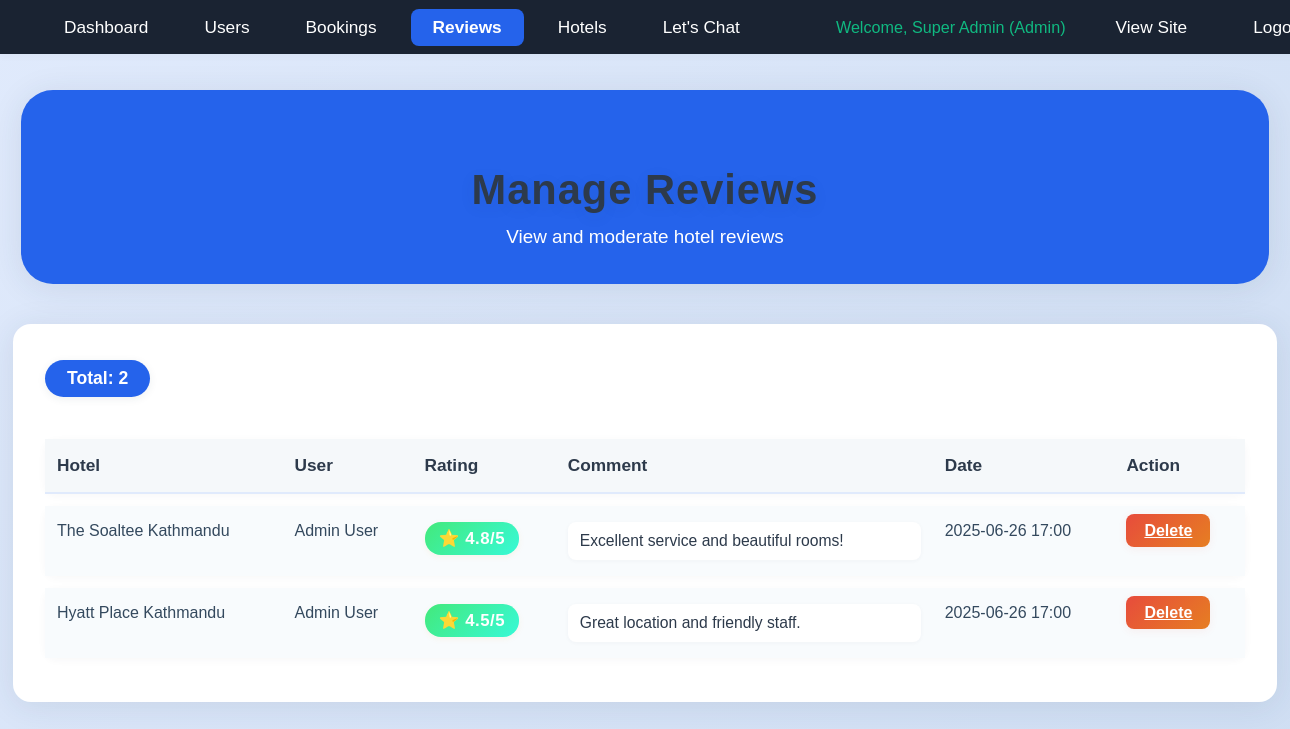
/admin_reviews.php (signed in), run on an earlier commit of the app's database.
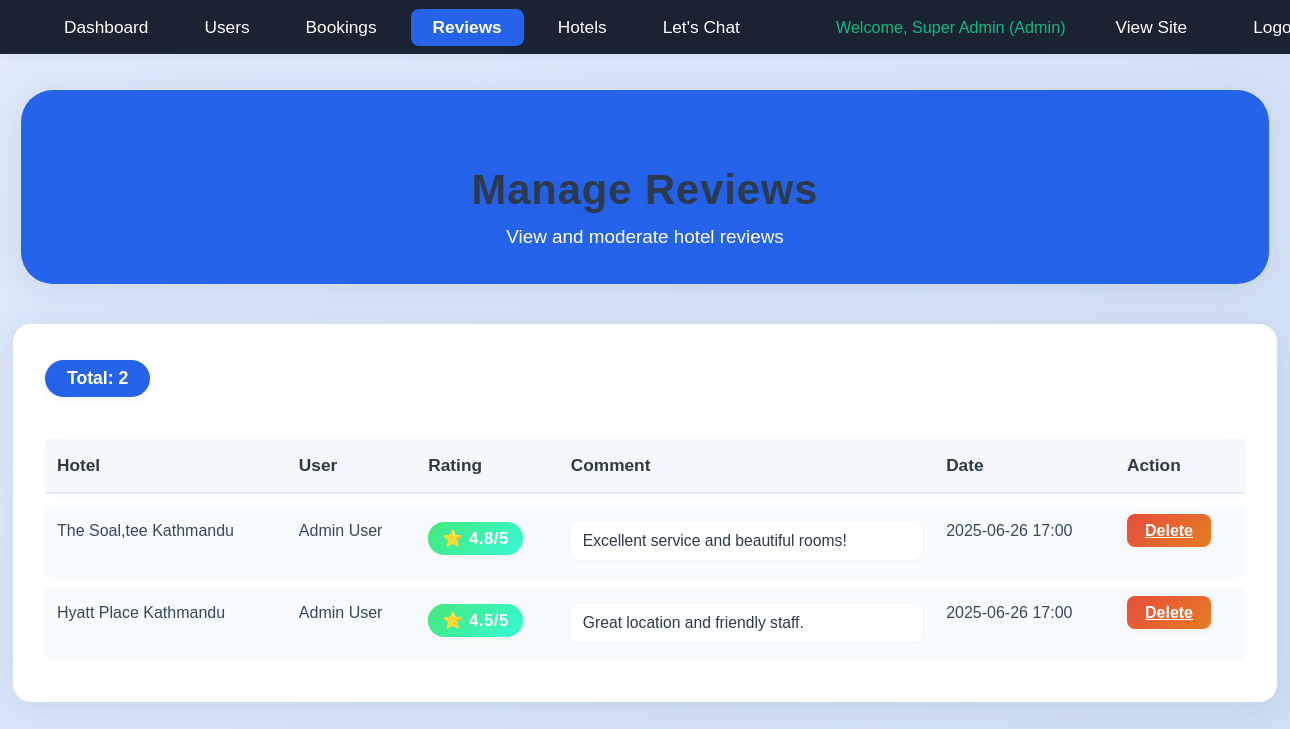
And on a later commit of the database.
### tables this page shows
CREATE TABLE IF NOT EXISTS reviews (
    id INT AUTO_INCREMENT PRIMARY KEY,
    user_id INT NOT NULL,
    hotel_id INT NOT NULL,
    rating DECIMAL(2,1) NOT NULL CHECK (rating >= 1 AND rating <= 5),
    comment TEXT,
    review_date TIMESTAMP DEFAULT CURRENT_TIMESTAMP,
    FOREIGN KEY (user_id) REFERENCES user_register_form(id) ON DELETE CASCADE,
    FOREIGN KEY (hotel_id) REFERENCES hotels(id) ON DELETE CASCADE
);

CREATE TABLE IF NOT EXISTS hotels (
    id INT AUTO_INCREMENT PRIMARY KEY,
    name VARCHAR(255) NOT NULL,
    location VARCHAR(255) NOT NULL,
    description TEXT,
    price VARCHAR(50) NOT NULL,
    rating DECIMAL(3,1) DEFAULT 0.0,
    image_url TEXT,
    created_at TIMESTAMP DEFAULT CURRENT_TIMESTAMP
);

CREATE TABLE user_register_form (
    id INT AUTO_INCREMENT PRIMARY KEY,
    name VARCHAR(255) NOT NULL,
    email VARCHAR(255) NOT NULL UNIQUE,
    password VARCHAR(255) NOT NULL,
    user_type ENUM('customer', 'admin') DEFAULT 'customer',
    created_at TIMESTAMP DEFAULT CURRENT_TIMESTAMP
);

### admin_reviews.php (the view, shortened to what this page needs)
<?php
require_once 'user_config.php';
try {
    $stmt = $pdo->query('
        SELECT r.*, h.name AS hotel_name, u.name AS user_name
        FROM reviews r
        JOIN hotels h ON r.hotel_id = h.id
        JOIN user_register_form u ON r.user_id = u.id
        ORDER BY r.review_date DESC
    ');
    $reviews = $stmt->fetchAll(PDO::FETCH_ASSOC);
} catch (PDOException $e) {
    $reviews = [];
    $message = 'Error loading reviews: ' . $e->getMessage();
    $messageType = 'error';
}
?>
<!DOCTYPE html>
<html lang="en">
<head>
    <link rel="stylesheet" href="css/admin_dashboard.css">
    <link rel="stylesheet" href="css/styles.css">
</head>
<body>
    <nav class="admin-navbar">
        <div class="admin-navbar-left">
            <a href="admin_dashboard.php" class="admin-navbar-link">Dashboard</a>
            <a href="admin_users.php" class="admin-navbar-link">Users</a>
            <a href="admin_bookings.php" class="admin-navbar-link">Bookings</a>
            <a href="admin_reviews.php" class="admin-navbar-link active">Reviews</a>
            <a href="admin_hotels.php" class="admin-navbar-link">Hotels</a>
            <a href="admin_lets_chat.php" class="admin-navbar-link">Let's Chat</a>
        </div>
        <div class="admin-navbar-right">
            <span class="welcome-user">Welcome, <?php echo htmlspecialchars($_SESSION['user_name']); ?> (Admin)</span>
            <a href="homepage.php" class="admin-navbar-link">View Site</a>
            <a href="logout.php" class="admin-navbar-link">Logout</a>
        </div>
    </nav>
    <div class="admin-header-box">
        <h1>Manage Reviews</h1>
        <p>View and moderate hotel reviews</p>
    </div>
    <div class="admin-reviews-container">
        <div class="admin-reviews-header">
            <span class="total-count">Total: <?php echo count($reviews); ?></span>
        </div>
        <table class="reviews-table">
            <thead>
                <tr>
                    <th>Hotel</th>
                    <th>User</th>
                    <th>Rating</th>
                    <th>Comment</th>
                    <th>Date</th>
                    <th>Action</th>
                </tr>
            </thead>
            <tbody>
                <?php if (empty($reviews)): ?>
                    <tr><td colspan="6" style="text-align:center;">No reviews found.</td></tr>
                <?php else: ?>
                    <?php foreach ($reviews as $review): ?>
                        <tr>
                            <td><?php echo htmlspecialchars($review['hotel_name']); ?></td>
                            <td><?php echo htmlspecialchars($review['user_name']); ?></td>
                            <td><span class="rating-badge" data-rating="<?php echo (int)$review['rating']; ?>">⭐ <?php echo htmlspecialchars($review['rating']); ?>/5</span></td>
                            <td>
                                <div class="review-comment"><?php echo nl2br(htmlspecialchars($review['comment'])); ?></div>
                            </td>
                            <td><?php echo date('Y-m-d H:i', strtotime($review['review_date'])); ?></td>
                            <td>
                                <a href="admin_reviews.php?delete=<?php echo $review['id']; ?>" class="delete-btn" onclick="return confirm('Are you sure you want to delete this review?');">Delete</a>
                            </td>
                        </tr>
                    <?php endforeach; ?>
                <?php endif; ?>
            </tbody>
        </table>
    </div>
</body>
</html>

### css/styles.css (style rules this page uses)
body { font-family: 'Montserrat', Arial, sans-serif; background: linear-gradient(135deg, #e0eafc 0%, #cfdef3 100%); margin: 0; padding: 0; min-height: 100vh; }
h1 { text-align: center; margin-bottom: 40px; font-size: 2.5em; font-weight: 700; color: #2d3a4b; letter-spacing: 2px; text-shadow: 0 4px 16px rgba(44, 62, 80, 0.08); }
html { scroll-behavior: smooth; }
.welcome-user { color: #10b981 !important; font-weight: 500; margin-right: 15px; font-size: 1.05em; }

### admin_reviews.php (style rules this page uses)
body { background: linear-gradient(135deg, #e0eafc 0%, #cfdef3 100%); font-family: 'Montserrat', Arial, sans-serif; }
.admin-navbar { width: 100%; background: #1a2332; display: flex; align-items: center; justify-content: space-between; padding: 0 40px; min-height: 54px; box-shadow: 0 2px 8px rgba(44,62,80,0.04); }
.admin-navbar-left { display: flex; align-items: center; gap: 8px; }
.admin-navbar-link { color: #fff; font-weight: 500; font-size: 1.08rem; padding: 8px 22px; border-radius: 8px; text-decoration: none; margin: 0 2px; transition: background 0.18s, color 0.18s; }
.admin-navbar-link.active, .admin-navbar-link:focus { background: #2563eb; color: #fff; font-weight: 700; }
.admin-navbar-right { display: flex; align-items: center; gap: 18px; }
.admin-navbar-right .welcome-user { color: #fff; font-size: 1.01rem; margin-right: 8px; }
.admin-header-box { background: #2563eb; border-radius: 32px; margin: 36px auto 32px auto; max-width: 1200px; padding: 48px 24px 36px 24px; text-align: center; color: #fff; box-shadow: 0 4px 32px rgba(44, 62, 80, 0.10); }
.admin-header-box h1 { font-size: 2.6rem; font-weight: 800; margin-bottom: 12px; letter-spacing: 1px; }
.admin-header-box p { font-size: 1.18rem; font-weight: 400; margin: 0; }
.admin-reviews-container { max-width: 1200px; margin: 40px auto 0 auto; background: #fff; border-radius: 18px; box-shadow: 0 4px 32px rgba(44, 62, 80, 0.10); padding: 36px 32px 32px 32px; }
.admin-reviews-header { display: flex; align-items: center; justify-content: space-between; margin-bottom: 30px; }
.admin-reviews-header .total-count { background: #2563eb; color: #fff; border-radius: 20px; padding: 8px 22px; font-size: 1.1rem; font-weight: 600; box-shadow: 0 2px 8px rgba(44,62,80,0.08); }
.reviews-table { width: 100%; border-collapse: separate; border-spacing: 0 12px; }
.reviews-table th, .reviews-table td { padding: 16px 12px; text-align: left; }
.reviews-table th { background: #f5f8fa; color: #2d3a4b; font-weight: 700; font-size: 1.08rem; border-bottom: 2px solid #e0eafc; }
.reviews-table tr { background: #f8fbfd; border-radius: 12px; box-shadow: 0 2px 8px rgba(44,62,80,0.04); transition: box-shadow 0.2s, background 0.2s; }
.reviews-table td { color: #34495e; font-size: 1rem; border-bottom: none; vertical-align: top; }
.rating-badge { display: inline-block; padding: 6px 14px; border-radius: 16px; font-weight: 700; color: #fff; background: linear-gradient(135deg, #f39c12, #e67e22); font-size: 1.05rem; letter-spacing: 0.5px; box-shadow: 0 2px 6px rgba(243,156,18,0.08); }
.rating-badge[data-rating^="4"], .rating-badge[data-rating^="5"] { background: linear-gradient(135deg, #43e97b, #38f9d7); }
.review-comment { max-width: 340px; max-height: 80px; overflow-y: auto; background: #fff; border-radius: 8px; padding: 10px 12px; font-size: 0.98rem; color: #2d3a4b; box-shadow: 0 1px 4px rgba(44,62,80,0.04); }
.delete-btn { background: linear-gradient(135deg, #e74c3c, #e67e22); color: white; border: none; border-radius: 8px; padding: 8px 18px; font-weight: 600; font-size: 1rem; cursor: pointer; transition: background 0.2s, transform 0.2s; box-shadow: 0 2px 8px rgba(231,76,60,0.08); }

What changed in the data, as far as the page shows it:
changed through a linked row, reviews "Excellent service and beautiful rooms!": hotel.name "The Soaltee Kathmandu" → "The Soal,tee Kathmandu"
